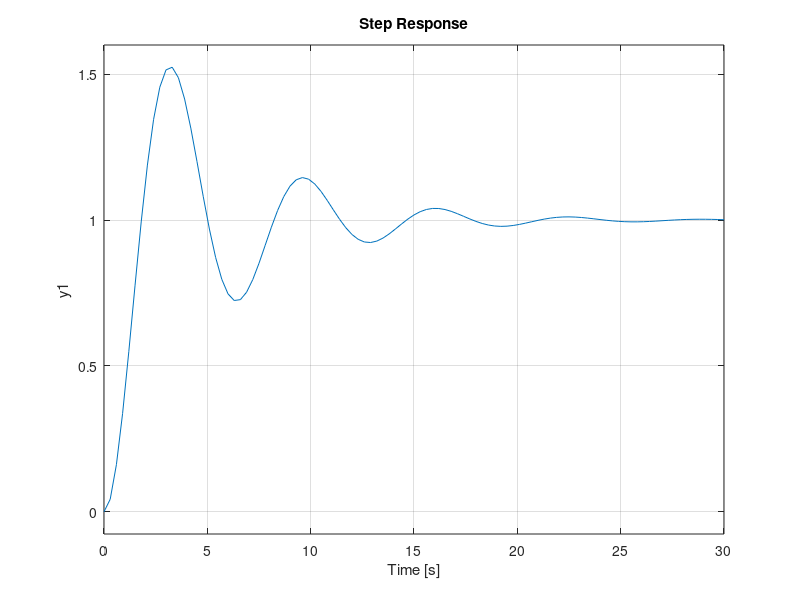

Write MATLAB code to recreate this figure.
clc; clear all; close all;
num1=[1];
den1=[1 .4 1];
num2=[1];
den2=[1 1]
G=tf(num1,den1)
H=tf(num2,den2)
T=feedback(G,H)
p=pole(G);
subplot(1,2,1)
pzmap(G)
subplot(1,2,2)
step(G)